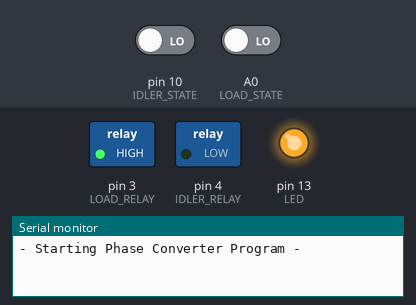
Recording of a sketch running on a simulated Arduino Uno, built with avr-gcc and run on an emulated ATmega328P. On the bench: switched loads named in the sketch (green lamp = pin HIGH), output pins drawn as LEDs (lit = HIGH), the last lines printed to the serial monitor. The inputs (shaded band) are chosen by the test bench; at power-on: pin 10 (IDLER_STATE) LOW, A0 (LOAD_STATE) LOW.

Above: at 0.02 s.
At 1.2 s:
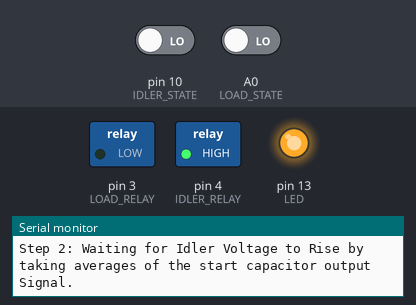
1.3 s: pin 10 (IDLER_STATE) driven HIGH
2.9 s: pin 10 (IDLER_STATE) driven LOW
At 4.3 s:
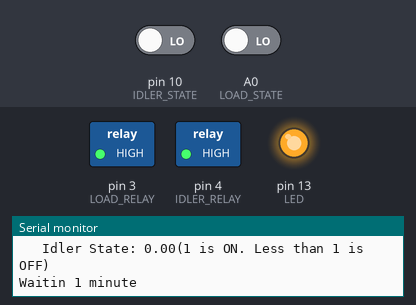
Timing chart, 0 to 5.9 s (numbered marks = the images above; inputs shaded):
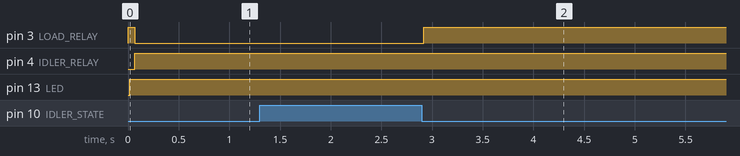

Measured:
- after the input at 2.9 s, pin 3 (LOAD_RELAY): LOW → HIGH at once

The sketch:

Phase_Converter_Arduino.ino
```cpp
/**********************************************************************************************
 * Self-Starting Rotary Phase Converter
 *
 * Client - Glen Phoenix Phase Converters
 *
 *  This is a device that will automatically start up when
 *  AC current is detected. Used to time the power sequence
 *  for industrial equipment.
 *
 * Last Revision by Eric Cho on March 2018:
 * https://www.github.com/ericchos/RPI_Proj_1620
**********************************************************************************************/
/*
 * Defines whether Serial output will be used.
 * Comment out if not using
 */
#define DEBUG
#ifdef DEBUG
  #define D(x) Serial.print(x)
#else
  #define D(x)
#endif

/*
 * Uncomment one option for Load Current detection
 */
//#define PZEM_SENSOR 1
//#define ANALOG_DETECT 1
#define ONOFF_DETECT  1

// Include Libraries
#ifdef PZEM_SENSOR
#include <PZEM004T.h>
#include <SoftwareSerial.h>
PZEM004T pzem(12,11);  // (RX,TX) connect to TX,RX of PZEM
IPAddress ip(192,168,1,1);
#endif

// Arduino Pin Definitions
const byte LOAD_STATE = A0;         //Input <- From Current Sensor. Only On/Off signal given to detect current
const byte RPIGPIO_20_START = A1;   //Input <- From Rapsberry PI GPIO20
const byte RPIGPIO_21_FINISH = A2;  //Input <- From Rapsberry PI GPIO21
const byte IDLER_STATE = 10;        //Input <- To Pin D10. A On/Off signal given when Idler starts
const byte LOAD_RELAY = 3;          //Output -> To Pin D3
const byte IDLER_RELAY = 4;         //Output -> To Pin D5
const byte LED = 13;                //Output -> To Pin D13 Arduino Onboard LED
//const byte UNUSED_RELAY = 6;      //UNUSED Output -> To Pin D6
//const byte STARTCAP_RELAY = 5;    //UNUSED Output -> To Pin D4

// Set Constants used for triggering values
const int IDLER_ON_LIMIT = 0; //VAC
const int IDLER_OFF_LIMIT = 0; //VAC
const float SETPOINT = 1.0;

// Global Variables
float loadSensor = 0; // Value of the Load Current used to trigger relay sequence

// Set Up Routine.Runs first in the Program
void setup() {
  //Testing Mode. Comment out when not in use
  //testmode();

  // Start Arduino to PC Serial Comm
  Serial.begin(9600);
  D("- Starting Phase Converter Program -\r\n");

  // Set Arduino GPIO Input Pins
  pinMode(RPIGPIO_20_START, INPUT);
  pinMode(RPIGPIO_21_FINISH, INPUT);
  pinMode(IDLER_STATE, INPUT);
  pinMode(LOAD_STATE, INPUT);

  // Set Arduino GPIO Output Pins
  pinMode(LOAD_RELAY, OUTPUT);
  pinMode(IDLER_RELAY, OUTPUT);
  pinMode(LED, OUTPUT);
  //pinMode(UNUSED_RELAY, OUTPUT); // Relay D6
  //pinMode(STARTCAP_RELAY, OUTPUT); // Relay D5

  // Set Default States for the Relays
  digitalWrite(LOAD_RELAY, HIGH);   // EXTERNAL EQUIPMENT. NORMALLY CLOSED
  digitalWrite(IDLER_RELAY, LOW);  // IDLER MOTOR
  //digitalWrite(STARTCAP_RELAY, LOW);  // START CAPACITORS
  //digitalWrite(UNUSED_RELAY, LOW);  // Unused Relay
}

// Main Loop. This repeats over the whole operation.
void loop() {
/*
 * Step 1: Take Sensor Measurement for the load current
 */
#ifdef CURRENT_DETECT
  loadSensor = (unsigned int)pzem.current(ip); // Load Current in Amps
#elif ANALOG_DETECT
  loadSensor = analogRead(A0);
#elif ONOFF_DETECT
  loadSensor = readAverage(A0, 1000);
#endif

/*
 * Step 2: Check if Load amperage is detected
 */
  if(loadSensor < SETPOINT){
    digitalWrite(LED, HIGH);
    D("Step 1: Shut down load and start idler.\r\n");
    D("\t Load Signal: ");
    D(loadSensor);
    D(" (1 if OFF, Less than 1 is ON)\r\n");
    // Turn off the load relay and switch on the start caps
    digitalWrite(LOAD_RELAY, LOW);
    digitalWrite(IDLER_RELAY, HIGH);

/*
 * Step 3: If voltage is detected on the idler motor, then
 * turn off the start capcacitors and turn on the load
 * relay to run off the load power source
 */
    D("Step 2: Waiting for Idler Voltage to Rise by taking averages of the start capacitor output Signal.\r\n");
    float idlerState = 0.0;
    do{
      idlerState = readAverage(IDLER_STATE, 1000);
    }while(idlerState < SETPOINT);
    D("Step 3: Ider Voltage has gone up. Turning off Start Caps & switching back to load.\r\n");
    D("\t Idler State: ");
    D(idlerState);
    D("(1 is ON. Less than 1 is OFF)\r\n");

    D("Step 4: Waiting for start capcitors to discharge before running the load.\r\n");
    idlerState = 1.0;
    do{
      idlerState = readAverage(IDLER_STATE, 1000);
    }while(idlerState == SETPOINT);
    D("\t Idler State: ");
    D(idlerState);
    D("(1 is ON. Less than 1 is OFF)\r\n");

    // Turn on Unit
    digitalWrite(LOAD_RELAY, HIGH);
    digitalWrite(IDLER_RELAY, HIGH);

    D("Waitin 1 minute\r\n");
    delay(60000);
/*
 * Step 4: If the Raspberry Pi detects low current due to the
 * user shutting off the equipment, the load circuit
 * will be disconnected and the idler motor will continue to run.
 */

  D("Step 5: Unit will run until load current drops when user powers off their equipment\r\n");
#ifdef PZEM_SENSOR
    do{
      loadSensor = (unsigned int)pzem.current(ip);
      delay(10);
    }while(i > 1.0);
#elif ANALOG_DETECT
    while(analogRead(A0) != 1.0);
#elif ONOFF_DETECT
  // Wait for the Load Sensor Output signal to drop
  float loadState = 0.0f;
  do{
    loadState = readAverage(A0, 1000);
    digitalWrite(LOAD_RELAY, HIGH);
    digitalWrite(IDLER_RELAY, HIGH);
    D("Waiting One minute again\r\n");
    delay(60000);
  }while(loadState < 1.0);
#endif

/*
 * Step 5: Shut down sequence
 */
    D("Step 6: Shut Down Sequence.\r\n");
    D("\t Load State: ");
    D(loadState);
    D(" (1 is OFF. Less than 1 is ON)\r\n");
    digitalWrite(LOAD_RELAY, HIGH);
    digitalWrite(IDLER_RELAY, LOW);
    delay(100);
    digitalWrite(LED, LOW);
    D("- Back to Start. Waiting for Load Current -\r\n\r\n");
  }
}

/*
 * Take averages of the readings
 */
float readAverage(int pin, int samples){
  float average = 0;
  for(int i = 0; i<samples; i++){
    #ifdef ANALOG_DETECT
    average += (float)analogRead(pin);
    #elif ONOFF_DETECT
    average += digitalRead(pin);
    #endif
  }
  return average = average/(float)samples;
}

/*
 * This is a Testing mode where you can manually control the
 * relays. Uncomment "testmode()" on void setup() and comment
 * when not in use.
 *
 * During use, open the Serial Monitor and enter a command to
 * test a relay.
*/
void testmode(){
  Serial.begin(9600);

  //Set Relay Pin Direction
  pinMode(13, OUTPUT);
  pinMode(6, OUTPUT);
  pinMode(5, OUTPUT);
  pinMode(4, OUTPUT);
  pinMode(3, OUTPUT);

  //Set the Initial Relay States
  byte test = HIGH;
  byte relay1 = HIGH;
  byte relay2 = LOW;
  byte relay3 = LOW;
  byte relay4 = LOW;
  digitalWrite(13, test);
  digitalWrite(6, relay1);
  digitalWrite(5, relay2);
  digitalWrite(4, relay3);
  digitalWrite(3, relay4);

  while(1){
    // Receive character from Bluetooth Module
    char rxData = Serial.read();

    switch(rxData){
      case '1':
        relay1 = !relay1;
        digitalWrite(6, relay1);
        Serial.print("Relay D6: ");
        Serial.println(relay1);
        break;
      case '2':
        relay2 = !relay2;
        digitalWrite(5, relay2);
        Serial.print("Relay D5: ");
        Serial.println(relay2);
        break;
      case '3':
        relay3 = !relay3;
        digitalWrite(4, relay4);
        Serial.print("Relay D4: ");
        Serial.println(relay3);
        break;
      case '4':
        relay4 = !relay4;
        digitalWrite(3, relay3);
        Serial.print("Relay D3: ");
        Serial.println(relay4);
        break;
      case '5':
        test = !test;
        digitalWrite(13, test);
        Serial.print("LED 13: ");
        Serial.println(test);
        break;
      case '6':
        Serial.print(analogRead(A0));
        break;
    }
  }
}
```
